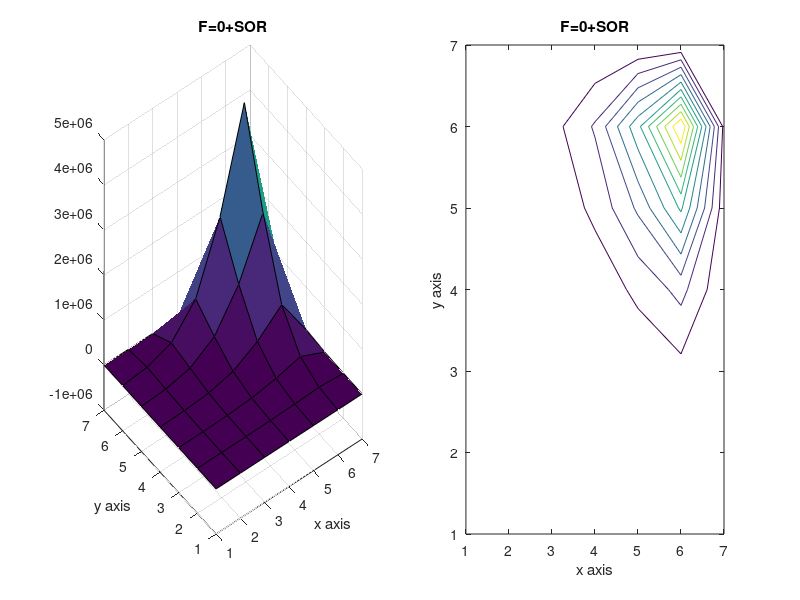

Source code (MATLAB):
%Matlab Code to solve Poisson's equation with Gauss Seidel Method with the following conditions in the problem statement. 
% Jose Chavez  1161146 
clear all; clc; 

%% Given Conditions 
ax = -pi; 
ay = -pi; 
bx = pi; 
by = pi; 
lamda=input('Value of lamda=');
N=input('Value of X Intenal Nodes='); % Number of points on the internal nodes for N and M%
M=input('Value of Y Internal Nodes='); 
tic
Me=M+2; %Number of points including exterior boundary points for Ne and Me%
Ne=N+2; 
% this generates the x and y values that will be used to calculate 
x = linspace(-pi,pi,Ne); 
y = linspace(-pi,pi,Me); 
%% 

U = ones(Ne,Me); %U initial guess %

% For loop solving for right hand side with F equation with i,j indices% 
F = zeros(N+2,M+2);

%% Boundary Conditions for "top" and "bottom" 

% Bottom boundary values 
phi = ((x - ax).^2 ) .* sin( (pi *(x- ax)) / (2*(bx-ax)) ) ; 

% Top boundary values 
psy = cos (pi*(x-ax)).*cosh(bx-x); 

% place these known values in the solution grid 
U(1,:) = phi; 
W(1,:)=U(1,:);

U(N+2,:) = psy; 
W(N+2,:)=U(N+2,:);
%% Left and Right Boundary points 
% Using the given neumann condition yields special cases of the Gauss-siedel iteration that can be used along entire "side" boundaries. 
% F and U is computed in solution grid 
% Multipliers that are used in the iterations. 
dx = 2*pi/(N+1); 
B = 1/dx.^2;
dy = 2*pi/(M+1); 
C = 1/dy.^2;
den= -2*(B+C); 

% Normalize Multipliers%
B = B/den; 
C = C/den; 
F = F/den; 
den = 1; 
error=10; 
error_iterations=0;
% check for diagonal dominance of elements 
abs(den) >= abs(2*B+2*C)
while error>10^-10; 
    W=U; 
for i = 2:N+1; 
     
    % Left boundary 
    W(i,1) = U(i,1);
    U(i,1) = den*(  F(i,1) - (2*B)*U(i,2) - C*U(i-1,1) - C*U(i+1,1) );
    Error(i,1) = abs((U(i,1) - W(i,1)) / U(1,1));
    
    % Right Boundary 
    W(i,N) = U(i,N);
    U(i,N+2) = den*(  F(i,N+2) - (2*B)*U(i,N+1) - C*U(i-1,N+2) - C*U(i+1,N+2) ); 
    Error(i,N+2) = abs((U(i,N+2) - W(i,N+2)) / U(i,N+2));
end 

%% Gauss-Siedel iterating the general U equation%

for i = 2:N+1; 
    for j = 2:M+1; 
        W(i,j) = U(i,j);
        U(i,j) = den*(  F(i,j) - C*U(i+1,j) - C*U(i-1,j)- B*U(i,j+1) - B*U(i,j-1) ); 
        U(i,j) = lamda*U(i,j)+(1-lamda)*W(i,j);
        Error(i,j)= abs((U(i,j) - W(i,j)) / U(i,j));
    end 
end 
error=abs(max(max(((W-U)./W)))); 
error_iterations=error_iterations+1;
end 
toc 
error_iterations
figure 
subplot(1,2,1),surf(U),xlabel('x axis'),ylabel('y axis'),title('F=0+SOR');

subplot(1,2,2),contour(U),xlabel('x axis'),ylabel('y axis'),title('F=0+SOR');